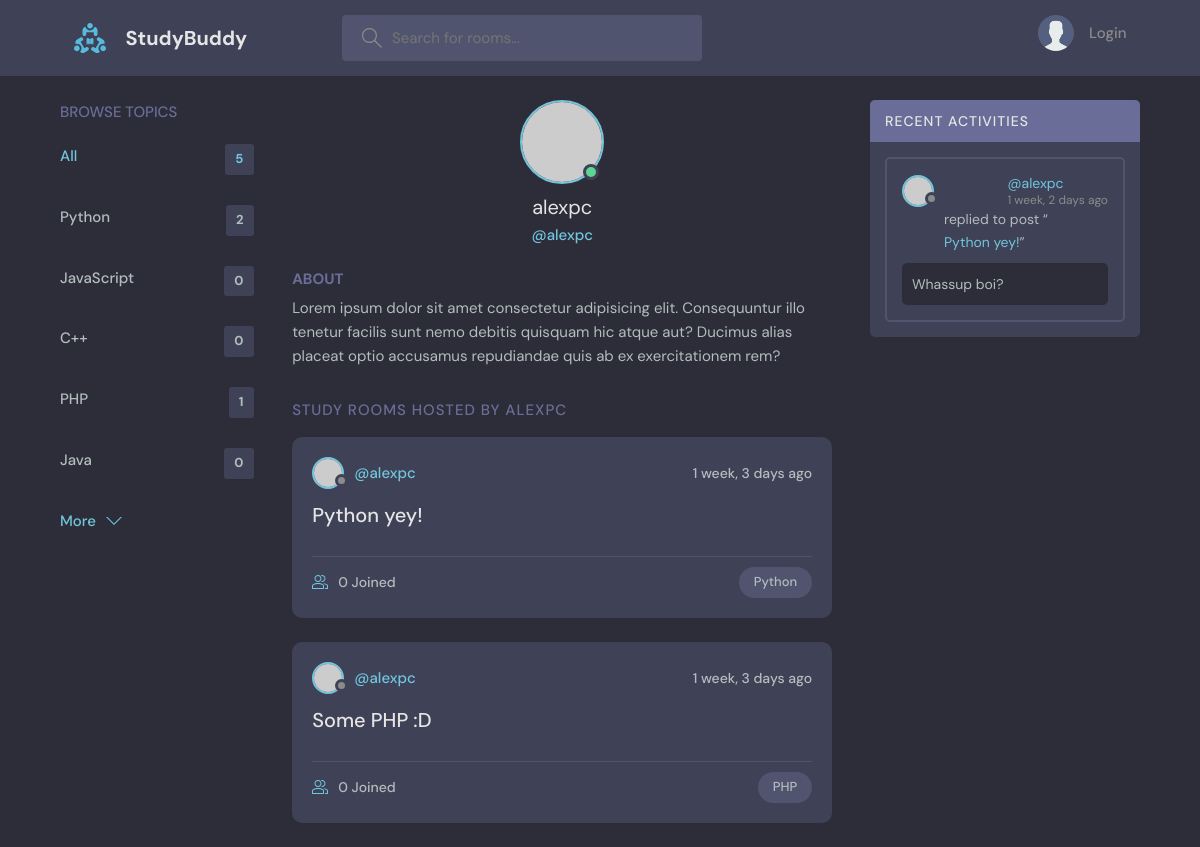
Before: /profile/1/ with the older database file.
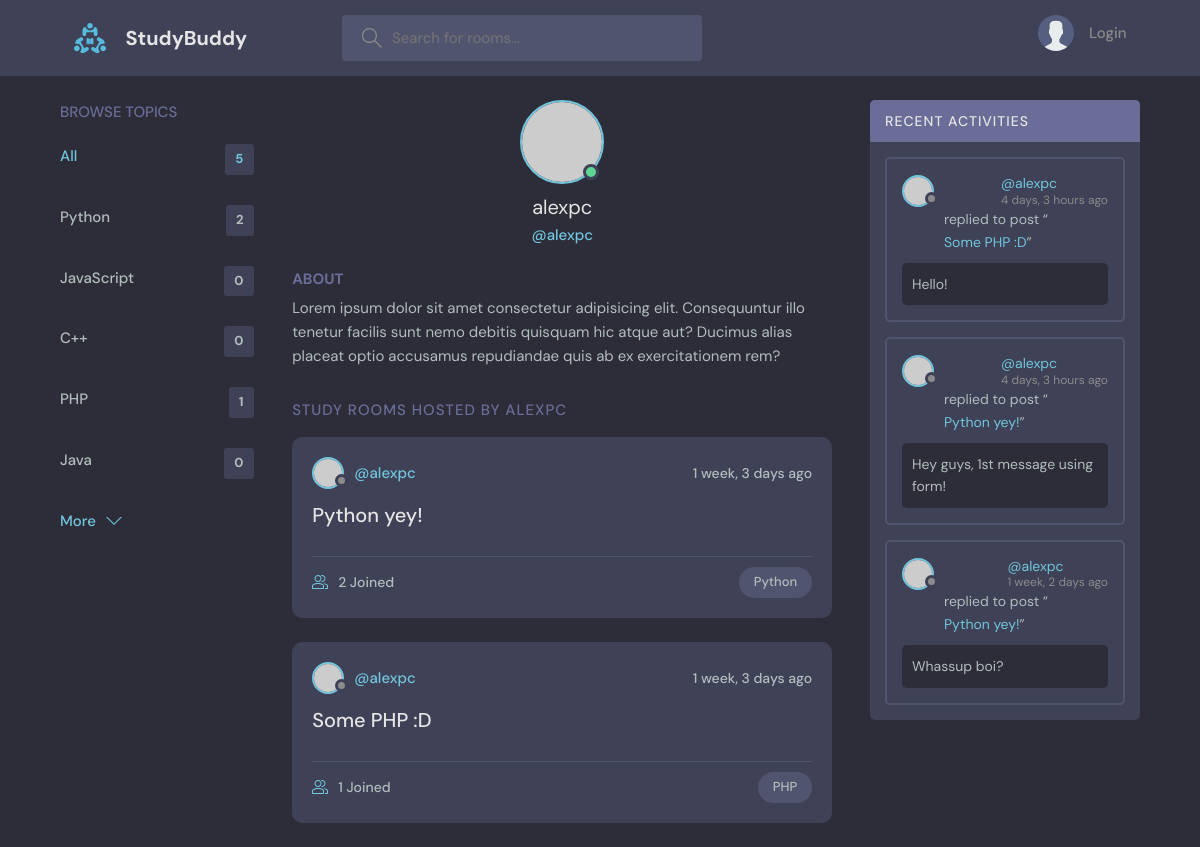
After: the same page with the newer database file.
### main/models.py (models this page shows, shortened)
class Topic(models.Model):
    name = models.CharField(max_length=200)

class Room(models.Model):
    host = models.ForeignKey(User, on_delete=models.SET_NULL, null=True)
    topic = models.ForeignKey(Topic, on_delete=models.SET_NULL, null=True)
    name = models.CharField(max_length=200)
    description = models.TextField(null=True, blank=True)
    participants = models.ManyToManyField(User, related_name='Participants', blank=True)
    updated = models.DateTimeField(auto_now=True)
    created = models.DateTimeField(auto_now_add=True)
    class Meta:
        ordering = ['-updated', '-created']
    def __str__(self):
        return self.name

class Message(models.Model):
    user = models.ForeignKey(User, on_delete=models.CASCADE)
    room = models.ForeignKey(Room, on_delete=models.CASCADE)
    body = models.TextField()
    updated = models.DateTimeField(auto_now=True)
    created = models.DateTimeField(auto_now_add=True)
    class Meta:
        ordering = ['-updated', '-created']

### main/views.py (the view)
# urls.py: path('profile/<str:pk>/', views.userProfile, name='user-profile'),
def userProfile(request, pk):
    user = User.objects.get(id=pk)
    room_messages = user.message_set.all()
    rooms = user.room_set.all()
    topics = Topic.objects.all()
    context = {'user': user, 'rooms': rooms, 'room_messages': room_messages,
               'topics': topics}
    return render(request, 'main/profile.html', context)

### main/templates/main/profile.html (shortened to what this page needs)
{% extends 'main.html' %}
{% block content %}
  <main class="profile-page layout layout--3">
    <div class="container">
      {% include 'main/topics_component.html' %}
      <div class="roomList">
        <div class="profile">
          <div class="profile__avatar">
            <div class="avatar avatar--large active">
              <img src="https://randomuser.me/api/portraits/men/11.jpg" />
            </div>
          </div>
          <div class="profile__info">
            <h3>{{user.username}}</h3>
            <p>@{{user.username}}</p>
          </div>
          <div class="profile__about">
            <h3>About</h3>
            <p>
              Lorem ipsum dolor sit amet consectetur adipisicing elit. Consequuntur illo tenetur
              facilis sunt nemo debitis quisquam hic atque aut? Ducimus alias placeat optio
              accusamus repudiandae quis ab ex exercitationem rem?
            </p>
          </div>
        </div>
        <div class="roomList__header">
          <div>
            <h2>Study Rooms Hosted by {{user.username}}</a>
            </h2>
          </div>
        </div>
        {% include 'main/feed_component.html' %}
      </div>
      {% include 'main/activity_component.html' %}
    </div>
  </main>
{% endblock %}

### templates/main.html (shortened to what this page needs)
<!DOCTYPE html>
{% load static %}
<html lang="en">
  <head>
    <link rel="stylesheet" href="{% static 'styles/style.css' %}" />
  </head>
  <body>
    {% include 'navbar.html' %}
    {% block content %}
    {% endblock %}
  </body>
</html>

### templates/navbar.html (shortened to what this page needs)
    {% load static %}
<header class="header header--loggedIn">
      <div class="container">
        <a href="{% url 'home' %}" class="header__logo">
          <img src="{% static 'images/logo.svg' %}" />
          <h1>StudyBuddy</h1>
        </a>
        <form class="header__search" method="GET" action="{% url 'home' %}">
          <label>
            <input name="q" placeholder="Search for rooms..." />
          </label>
        </form>
        <nav class="header__menu">
          {% if request.user.is_authenticated %}
          <div class="header__user">
            <a href="{% url 'user-profile' request.user.id %}">
              <div class="avatar avatar--medium active">
                <img src="https://randomuser.me/api/portraits/men/37.jpg" />
              </div>
              <p>{{request.user.username}}<span>@{{request.user.username}}</span></p>
            </a>
            <button class="dropdown-button">
              <svg version="1.1" xmlns="http://www.w3.org/2000/svg" width="32" height="32" viewBox="0 0 32 32">
                <title>chevron-down</title>
                <path d="M16 21l-13-13h-3l16 16 16-16h-3l-13 13z"></path>
              </svg>
            </button>
          </div>
          {% else %}
           <a href="{% url 'login' %}">
            <img src="{% static 'images/avatar.svg' %}" />
            <p>Login</p>
          </a>
          {% endif %}
        </nav>
      </div>
    </header>

### main/templates/main/topics_component.html
<div class="topics">
          <div class="topics__header">
            <h2>Browse Topics</h2>
          </div>
          <ul class="topics__list">
            <li>
              <a href="{% url 'home' %}" class="active">All <span>{{topics.count}}</span></a>
            </li>
            {% for topic in topics %}
            <li>
              <a href="{% url 'home' %}?q={{topic.name}}">{{topic.name}} <span>{{topic.room_set.all.count}}</span></a>
            </li>
            {% endfor %}
          </ul>
          <a class="btn btn--link" href="topics.html">
            More
            <svg version="1.1" xmlns="http://www.w3.org/2000/svg" width="32" height="32" viewBox="0 0 32 32">
              <title>chevron-down</title>
              <path d="M16 21l-13-13h-3l16 16 16-16h-3l-13 13z"></path>
            </svg>
          </a>
        </div>

### main/templates/main/feed_component.html (shortened to what this page needs)
{% for room in rooms %}
<div class="roomListRoom">
  <div class="roomListRoom__header">
              <a href="{% url 'user-profile' room.host_id %}" class="roomListRoom__author">
                <div class="avatar avatar--small">
                  <img src="https://randomuser.me/api/portraits/women/11.jpg" />
                </div>
                <span>@{{room.host.username}}</span>
              </a>
              <div class="roomListRoom__actions">
                <span>{{room.created|timesince}} ago</span>
              </div>
            </div>
            <div class="roomListRoom__content">
              <a href="{% url 'room' room.id %}">{{room.name}}</a>
            </div>
            <div class="roomListRoom__meta">
              <a href="{% url 'room' room.id %}" class="roomListRoom__joined">
                {{room.participants.all.count}} Joined
              </a>
              <p class="roomListRoom__topic">{{room.topic.name}}</p>
            </div>
</div>
{% endfor %}

### main/templates/main/activity_component.html (shortened to what this page needs)
<div class="activities">
          <div class="activities__header">
            <h2>Recent Activities</h2>
          </div>
    {% for message in room_messages %}
          <div class="activities__box">
            <div class="activities__boxHeader roomListRoom__header">
              <a href="{% url 'user-profile' message.user_id %}" class="roomListRoom__author">
                <div class="avatar avatar--small">
                  <img src="https://randomuser.me/api/portraits/women/11.jpg" />
                </div>
                <p>
                  <a href="{% url 'user-profile' message.user_id %}">@{{message.user}}</a>
                  <span>{{message.created|timesince}} ago</span>
                </p>
              </a>
            </div>
            <div class="activities__boxContent">
              <p>replied to post “<a href="{% url 'room' message.room_id %}">{{message.room}}</a>”</p>
              <div class="activities__boxRoomContent">
                  {{message.body}}
              </div>
            </div>
          </div>
    {% endfor %}
</div>

Changed rows visible on the page:
changed Room "Python yey!": participants.all.count "0" → "2"
computed for Room "Some PHP :D": participants.all.count "0" → "1"
added Message: user "alexpc", created "4 days, 3 hours", room "Some PHP :D", body "Hello!"
added Message: user "alexpc", created "4 days, 3 hours", room "Python yey!", body "Hey guys, 1st message using form!"
